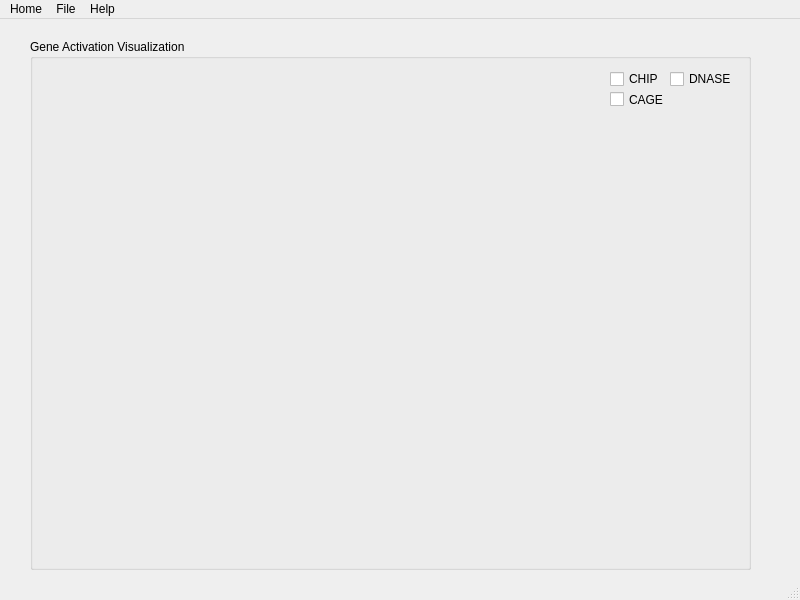
<?xml version="1.0" encoding="UTF-8"?>
<ui version="4.0">
 <class>MainWindow</class>
 <widget class="QMainWindow" name="MainWindow">
  <property name="geometry">
   <rect>
    <x>0</x>
    <y>0</y>
    <width>800</width>
    <height>600</height>
   </rect>
  </property>
  <property name="windowTitle">
   <string>MainWindow</string>
  </property>
  <widget class="QWidget" name="centralwidget">
   <widget class="QGroupBox" name="groupBox">
    <property name="geometry">
     <rect>
      <x>30</x>
      <y>20</y>
      <width>721</width>
      <height>531</height>
     </rect>
    </property>
    <property name="title">
     <string>Gene Activation Visualization</string>
    </property>
    <widget class="QCheckBox" name="checkBox">
     <property name="geometry">
      <rect>
       <x>640</x>
       <y>30</y>
       <width>75</width>
       <height>20</height>
      </rect>
     </property>
     <property name="text">
      <string>DNASE</string>
     </property>
    </widget>
    <widget class="QCheckBox" name="checkBox_2">
     <property name="geometry">
      <rect>
       <x>580</x>
       <y>50</y>
       <width>75</width>
       <height>21</height>
      </rect>
     </property>
     <property name="text">
      <string>CAGE</string>
     </property>
    </widget>
    <widget class="QCheckBox" name="checkBox_3">
     <property name="geometry">
      <rect>
       <x>580</x>
       <y>30</y>
       <width>61</width>
       <height>20</height>
      </rect>
     </property>
     <property name="text">
      <string>CHIP</string>
     </property>
    </widget>
   </widget>
  </widget>
  <widget class="QMenuBar" name="menubar">
   <property name="geometry">
    <rect>
     <x>0</x>
     <y>0</y>
     <width>800</width>
     <height>22</height>
    </rect>
   </property>
   <widget class="QMenu" name="menuHome">
    <property name="title">
     <string>Home</string>
    </property>
   </widget>
   <widget class="QMenu" name="menuFile">
    <property name="title">
     <string>File</string>
    </property>
   </widget>
   <widget class="QMenu" name="menuHelp">
    <property name="title">
     <string>Help</string>
    </property>
   </widget>
   <addaction name="menuHome"/>
   <addaction name="menuFile"/>
   <addaction name="menuHelp"/>
  </widget>
  <widget class="QStatusBar" name="statusbar"/>
 </widget>
 <resources/>
 <connections/>
</ui>
